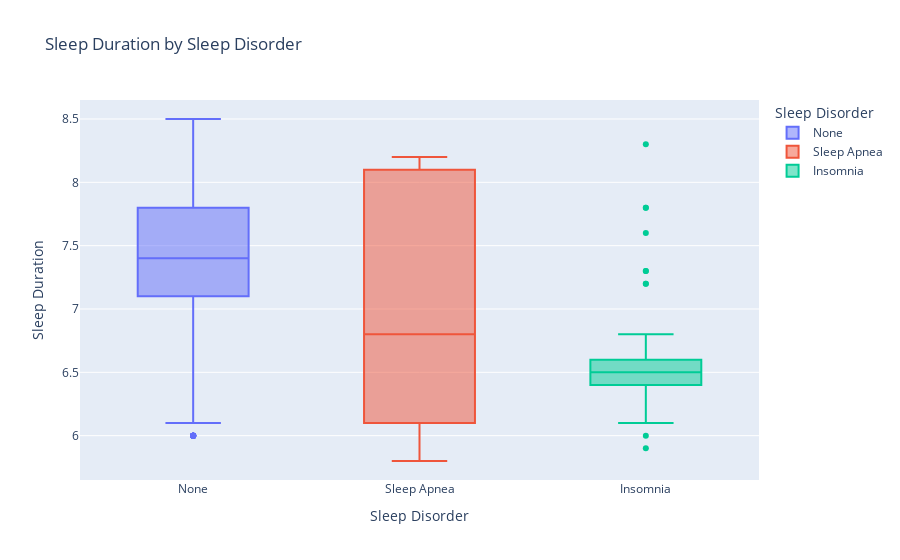

The notebook cell this image was saved under:
### Markdown cell above
### Sleep Duration by Sleep Disorder

### Code cell
fig = px.box(
    df,
    x="Sleep Disorder",
    y="Sleep Duration",
    color="Sleep Disorder",
    title="Sleep Duration by Sleep Disorder"
)

fig.show()

### Figure 1 — Plotly figure (JSON) as saved in the notebook; plotly's stock layout.template omitted (floating-point values rounded to 4 significant figures; data arrays with more than 128 entries replaced by an {"elided": "..."} marker saying what was removed)
{"data": [{"alignmentgroup": "True", "hovertemplate": "Sleep Disorder=%{x}<br>Sleep Duration=%{y}<extra></extra>", "legendgroup": "None", "marker": {"color": "#636efa"}, "name": "None", "notched": false, "offsetgroup": "None", "orientation": "v", "showlegend": true, "type": "box", "x": {"elided": "219 str values"}, "x0": " ", "xaxis": "x", "y": {"elided": "219 float values"}, "y0": " ", "yaxis": "y"}, {"alignmentgroup": "True", "hovertemplate": "Sleep Disorder=%{x}<br>Sleep Duration=%{y}<extra></extra>", "legendgroup": "Sleep Apnea", "marker": {"color": "#EF553B"}, "name": "Sleep Apnea", "notched": false, "offsetgroup": "Sleep Apnea", "orientation": "v", "showlegend": true, "type": "box", "x": ["Sleep Apnea", "Sleep Apnea", "Sleep Apnea", "Sleep Apnea", "Sleep Apnea", "Sleep Apnea", "Sleep Apnea", "Sleep Apnea", "Sleep Apnea", "Sleep Apnea", "Sleep Apnea", "Sleep Apnea", "Sleep Apnea", "Sleep Apnea", "Sleep Apnea", "Sleep Apnea", "Sleep Apnea", "Sleep Apnea", "Sleep Apnea", "Sleep Apnea", "Sleep Apnea", "Sleep Apnea", "Sleep Apnea", "Sleep Apnea", "Sleep Apnea", "Sleep Apnea", "Sleep Apnea", "Sleep Apnea", "Sleep Apnea", "Sleep Apnea", "Sleep Apnea", "Sleep Apnea", "Sleep Apnea", "Sleep Apnea", "Sleep Apnea", "Sleep Apnea", "Sleep Apnea", "Sleep Apnea", "Sleep Apnea", "Sleep Apnea", "Sleep Apnea", "Sleep Apnea", "Sleep Apnea", "Sleep Apnea", "Sleep Apnea", "Sleep Apnea", "Sleep Apnea", "Sleep Apnea", "Sleep Apnea", "Sleep Apnea", "Sleep Apnea", "Sleep Apnea", "Sleep Apnea", "Sleep Apnea", "Sleep Apnea", "Sleep Apnea", "Sleep Apnea", "Sleep Apnea", "Sleep Apnea", "Sleep Apnea", "Sleep Apnea", "Sleep Apnea", "Sleep Apnea", "Sleep Apnea", "Sleep Apnea", "Sleep Apnea", "Sleep Apnea", "Sleep Apnea", "Sleep Apnea", "Sleep Apnea", "Sleep Apnea", "Sleep Apnea", "Sleep Apnea", "Sleep Apnea", "Sleep Apnea", "Sleep Apnea", "Sleep Apnea", "Sleep Apnea"], "x0": " ", "xaxis": "x", "y": [5.9, 5.9, 6.5, 6, 6.4, 7.7, 5.8, 5.8, 7.4, 6.6, 7.2, 7.1, 7.4, 6.8, 6.8, 7.8, 6.5, 5.9, 6, 6.1, 6.1, 6.1, 6.1, 6.2, 6.2, 6.2, 8.1, 8.1, 6.1, 6, 6, 6, 6, 6, 6, 6, 6.1, 6, 6.1, 6.1, 6, 6.1, 6, 6.1, 6.1, 6, 6.1, 6.1, 8.1, 8.1, 8.2, 8.2, 8.2, 8.2, 8.2, 8.1, 8.1, 8.1, 8, 8, 8, 8, 8, 8, 8.2, 8.2, 8.2, 8.2, 8, 8, 8.1, 8, 8.1, 8.1, 8, 8.1, 8.1, 8.1], "y0": " ", "yaxis": "y"}, {"alignmentgroup": "True", "hovertemplate": "Sleep Disorder=%{x}<br>Sleep Duration=%{y}<extra></extra>", "legendgroup": "Insomnia", "marker": {"color": "#00cc96"}, "name": "Insomnia", "notched": false, "offsetgroup": "Insomnia", "orientation": "v", "showlegend": true, "type": "box", "x": ["Insomnia", "Insomnia", "Insomnia", "Insomnia", "Insomnia", "Insomnia", "Insomnia", "Insomnia", "Insomnia", "Insomnia", "Insomnia", "Insomnia", "Insomnia", "Insomnia", "Insomnia", "Insomnia", "Insomnia", "Insomnia", "Insomnia", "Insomnia", "Insomnia", "Insomnia", "Insomnia", "Insomnia", "Insomnia", "Insomnia", "Insomnia", "Insomnia", "Insomnia", "Insomnia", "Insomnia", "Insomnia", "Insomnia", "Insomnia", "Insomnia", "Insomnia", "Insomnia", "Insomnia", "Insomnia", "Insomnia", "Insomnia", "Insomnia", "Insomnia", "Insomnia", "Insomnia", "Insomnia", "Insomnia", "Insomnia", "Insomnia", "Insomnia", "Insomnia", "Insomnia", "Insomnia", "Insomnia", "Insomnia", "Insomnia", "Insomnia", "Insomnia", "Insomnia", "Insomnia", "Insomnia", "Insomnia", "Insomnia", "Insomnia", "Insomnia", "Insomnia", "Insomnia", "Insomnia", "Insomnia", "Insomnia", "Insomnia", "Insomnia", "Insomnia", "Insomnia", "Insomnia", "Insomnia", "Insomnia"], "x0": " ", "xaxis": "x", "y": [5.9, 6.3, 6.5, 6.4, 6, 7.2, 6.6, 7.2, 6.5, 7.6, 6.5, 6.7, 6.3, 6.7, 6.5, 6.7, 6.4, 6.5, 6.5, 6.5, 6.5, 6.5, 6.5, 6.5, 6.5, 6.5, 7.8, 7.8, 6.6, 6.4, 6.3, 6.4, 6.6, 6.3, 6.6, 6.3, 6.6, 6.3, 6.6, 6.3, 6.6, 6.3, 6.6, 6.3, 6.4, 6.5, 6.3, 6.4, 6.5, 6.3, 6.4, 6.5, 6.3, 6.5, 6.3, 6.8, 6.8, 6.8, 6.5, 6.5, 6.5, 6.5, 6.6, 6.6, 6.6, 6.6, 6.6, 7.3, 7.3, 6.1, 6.5, 6.5, 6.6, 6.6, 6.6, 6.6, 8.3], "y0": " ", "yaxis": "y"}], "layout": {"autosize": true, "boxmode": "overlay", "legend": {"title": {"text": "Sleep Disorder"}, "tracegroupgap": 0}, "title": {"text": "Sleep Duration by Sleep Disorder"}, "xaxis": {"anchor": "y", "autorange": true, "categoryarray": ["None", "Sleep Apnea", "Insomnia"], "categoryorder": "array", "domain": [0, 1], "range": [-0.5, 2.5], "title": {"text": "Sleep Disorder"}, "type": "category"}, "yaxis": {"anchor": "x", "autorange": true, "domain": [0, 1], "range": [5.65, 8.65], "title": {"text": "Sleep Duration"}, "type": "linear"}}}
